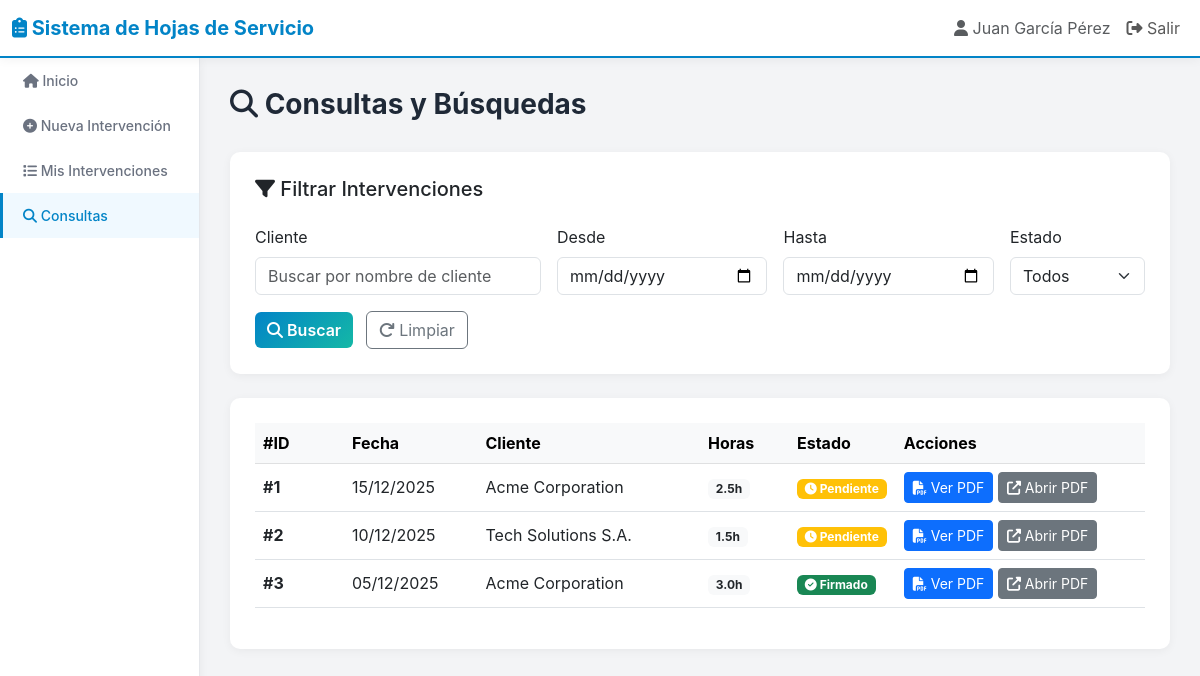
The app's page /dashboard.php?seccion=consultas (signed in), older data.
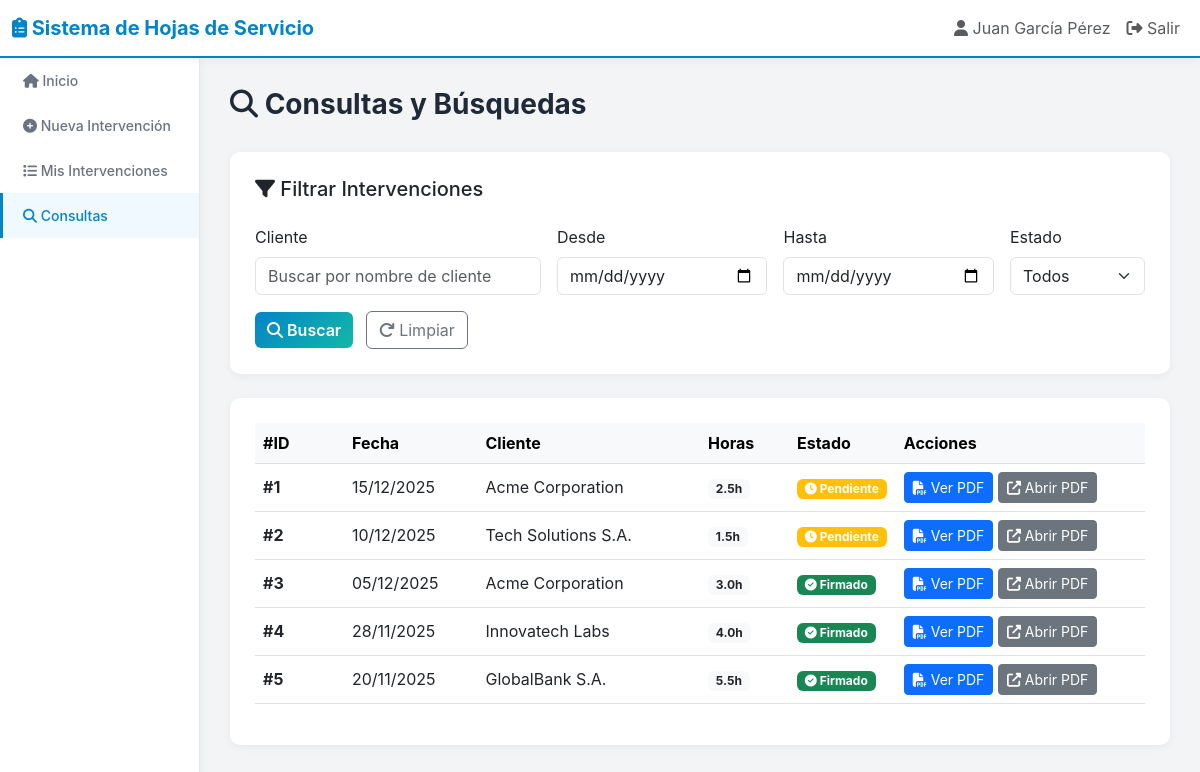
The same page, newer data.
### tables this page shows
CREATE TABLE IF NOT EXISTS intervenciones (
    id INT PRIMARY KEY AUTO_INCREMENT,
    fecha DATE NOT NULL,
    cliente VARCHAR(150) NOT NULL,
    descripcion TEXT NOT NULL,
    responsable_trabajador VARCHAR(100) NOT NULL,
    responsable_cliente VARCHAR(100),
    horas_ocupadas DECIMAL(6,2) NOT NULL,
    estado ENUM('pendiente', 'firmado') DEFAULT 'pendiente',
    pdf_path VARCHAR(255),
    firma_base64 LONGTEXT,
    notas_adicionales TEXT,
    usuario_id INT,
    created_at TIMESTAMP DEFAULT CURRENT_TIMESTAMP,
    updated_at TIMESTAMP DEFAULT CURRENT_TIMESTAMP ON UPDATE CURRENT_TIMESTAMP,
    FOREIGN KEY (usuario_id) REFERENCES usuarios(id) ON DELETE SET NULL,
    INDEX idx_cliente (cliente),
    INDEX idx_fecha (fecha),
    INDEX idx_estado (estado),
    INDEX idx_usuario_id (usuario_id)
);

### php/auth.php (called while the page is built, shortened)
<?php
function getCurrentUser() {
    return [
        'id' => $_SESSION['user_id'] ?? null,
        'username' => $_SESSION['username'] ?? null,
        'nombre' => $_SESSION['nombre'] ?? null,
        'tipo' => $_SESSION['tipo'] ?? null,
    ];
}
?>

### php/interventions.php (called while the page is built, shortened)
<?php
function getAllInterventions($pdo, $filters = []) {
    $query = "SELECT i.*, u.nombre as usuario_nombre FROM intervenciones i
              LEFT JOIN usuarios u ON i.usuario_id = u.id
              WHERE 1=1";
    $params = [];
    if (!empty($filters['usuario_id'])) {
        $query .= " AND i.usuario_id = ?";
        $params[] = $filters['usuario_id'];
    }
    $query .= " ORDER BY i.fecha DESC, i.id DESC";
    $stmt = $pdo->prepare($query);
    $stmt->execute($params);
    return $stmt->fetchAll();
}
?>

### dashboard.php (the view, shortened to what this page needs)
<?php
require_once 'config/database.php';
require_once 'php/auth.php';
require_once 'php/interventions.php';
$user = getCurrentUser();
if (isset($_POST['create_intervention'])) {
    $activeSection = 'nueva-intervencion';
} elseif (isset($_GET['search_cliente']) || isset($_GET['search_fecha_inicio']) || isset($_GET['search_fecha_fin']) || isset($_GET['search_estado']) || isset($_GET['seccion'])) {
    $activeSection = $_GET['seccion'] ?? 'consultas';
} else {
    $activeSection = 'inicio';
}
?>
<!DOCTYPE html>
<html lang="es">
<head>
    <link href="https://cdn.jsdelivr.net/npm/bootstrap@5.3.0/dist/css/bootstrap.min.css" rel="stylesheet">
    <link href="https://cdnjs.cloudflare.com/ajax/libs/font-awesome/6.4.0/css/all.min.css" rel="stylesheet">
</head>
<body>
    <nav class="navbar navbar-expand-lg navbar-light sticky-top">
        <div class="container-fluid">
            <span class="navbar-brand">
                <i class="fas fa-clipboard-list"></i> <?php echo htmlspecialchars(APP_NAME); ?>
            </span>
            <div class="collapse navbar-collapse" id="navbarNav">
                <ul class="navbar-nav ms-auto">
                    <li class="nav-item">
                        <span class="nav-link text-muted">
                            <i class="fas fa-user"></i> <?php echo htmlspecialchars($user['nombre']); ?>
                        </span>
                    </li>
                    <li class="nav-item">
                        <a class="nav-link" href="php/logout.php">
                            <i class="fas fa-sign-out-alt"></i> Salir
                        </a>
                    </li>
                </ul>
            </div>
        </div>
    </nav>
    <div class="container-fluid">
        <div class="row">
            <div class="col-md-3 col-lg-2 sidebar p-0">
                <nav class="nav flex-column">
                    <a class="nav-link <?php echo $activeSection === 'inicio' ? 'active' : ''; ?>" href="#" onclick="showSection('inicio', event)">
                        <i class="fas fa-home"></i> Inicio
                    </a>
                    <a class="nav-link <?php echo $activeSection === 'nueva-intervencion' ? 'active' : ''; ?>" href="#" onclick="showSection('nueva-intervencion', event)">
                        <i class="fas fa-plus-circle"></i> Nueva Intervención
                    </a>
                    <a class="nav-link <?php echo $activeSection === 'mis-intervenciones' ? 'active' : ''; ?>" href="#" onclick="showSection('mis-intervenciones', event)">
                        <i class="fas fa-list"></i> Mis Intervenciones
                    </a>
                    <a class="nav-link <?php echo $activeSection === 'consultas' ? 'active' : ''; ?>" href="#" onclick="showSection('consultas', event)">
                        <i class="fas fa-search"></i> Consultas
                    </a>
                </nav>
            </div>
            <div class="col-md-9 col-lg-10 main-content">
                        <?php
                        $userInterventions = getAllInterventions($pdo, ['usuario_id' => $user['id']]);
                        ?>
                <div id="consultas" class="page-section <?php echo $activeSection === 'consultas' ? 'active' : ''; ?>">
                    <h1 class="page-title"><i class="fas fa-search"></i> Consultas y Búsquedas</h1>
                    <div class="form-section">
                        <h5 class="mb-4"><i class="fas fa-filter"></i> Filtrar Intervenciones</h5>
                        <form method="GET" class="row g-3">
                            <div class="col-md-4">
                                <label class="form-label">Cliente</label>
                                <input type="text" name="search_cliente" class="form-control" placeholder="Buscar por nombre de cliente" value="<?php echo htmlspecialchars($_GET['search_cliente'] ?? ''); ?>">
                            </div>
                            <div class="col-md-3">
                                <label class="form-label">Desde</label>
                                <input type="date" name="search_fecha_inicio" class="form-control" value="<?php echo htmlspecialchars($_GET['search_fecha_inicio'] ?? ''); ?>">
                            </div>
                            <div class="col-md-3">
                                <label class="form-label">Hasta</label>
                                <input type="date" name="search_fecha_fin" class="form-control" value="<?php echo htmlspecialchars($_GET['search_fecha_fin'] ?? ''); ?>">
                            </div>
                            <div class="col-md-2">
                                <label class="form-label">Estado</label>
                                <select name="search_estado" class="form-select">
                                    <option value="">Todos</option>
                                </select>
                            </div>
                            <div class="col-12">
                                <button type="submit" class="btn btn-primary-custom me-2">
                                    <i class="fas fa-search"></i> Buscar
                                </button>
                                <button type="button" class="btn btn-outline-secondary" onclick="limpiarBusqueda()">
                                    <i class="fas fa-redo"></i> Limpiar
                                </button>
                            </div>
                        </form>
                    </div>
                    <div class="form-section mt-4">
                        <?php
                        $searchFilters = [];
                        $hasSearch = false;
                        $searchFilters['usuario_id'] = $user['id'];
                        $searchResults = getAllInterventions($pdo, $searchFilters);
                        ?>
                        <?php if (empty($searchResults) && $hasSearch): ?>
                            <div class="alert alert-info">
                                <i class="fas fa-info-circle"></i> No se encontraron intervenciones que coincidan con los criterios de búsqueda.
                            </div>
                        <?php elseif (!empty($searchResults)): ?>
                            <div class="table-responsive">
                                <table class="table table-hover align-middle">
                                    <thead class="table-light">
                                        <tr>
                                            <th style="width: 10%">#ID</th>
                                            <th style="width: 15%">Fecha</th>
                                            <th style="width: 25%">Cliente</th>
                                            <th style="width: 10%">Horas</th>
                                            <th style="width: 12%">Estado</th>
                                            <th style="width: 28%">Acciones</th>
                                        </tr>
                                    </thead>
                                    <tbody>
                                        <?php foreach ($searchResults as $intervention): ?>
                                        <tr>
                                            <td><strong>#<?php echo $intervention['id']; ?></strong></td>
                                            <td><?php echo (new DateTime($intervention['fecha']))->format('d/m/Y'); ?></td>
                                            <td><?php echo htmlspecialchars($intervention['cliente']); ?></td>
                                            <td>
                                                <span class="badge bg-light text-dark">
                                                    <?php echo number_format($intervention['horas_ocupadas'], 1); ?>h
                                                </span>
                                            </td>
                                            <td>
                                                <?php if ($intervention['estado'] === 'firmado'): ?>
                                                    <span class="badge bg-success"><i class="fas fa-check-circle"></i> Firmado</span>
                                                <?php else: ?>
                                                    <span class="badge bg-warning"><i class="fas fa-clock"></i> Pendiente</span>
                                                <?php endif; ?>
                                            </td>
                                            <td>
                                                <button class="btn btn-sm btn-primary" onclick="abrirPDFModal(<?php echo $intervention['id']; ?>)">
                                                    <i class="fas fa-file-pdf"></i> Ver PDF
                                                </button>
                                                <a href="view_pdf.php?id=<?php echo $intervention['id']; ?>" target="_blank" class="btn btn-sm btn-secondary">
                                                    <i class="fas fa-external-link-alt"></i> Abrir PDF
                                                </a>
                                            </td>
                                        </tr>
                                        <?php endforeach; ?>
                                    </tbody>
                                </table>
                            </div>
                        <?php elseif (!$hasSearch): ?>
                            <div class="alert alert-secondary">
                                <i class="fas fa-search"></i> Usa los filtros arriba para buscar intervenciones.
                            </div>
                        <?php endif; ?>
                    </div>
                </div>
            </div>
        </div>
    </div>
</body>
</html>

### dashboard.php (style rules this page uses)
:root { --primary-color: #0284C7; --secondary-color: #14B8A6; --danger-color: #EF4444; --success-color: #10B981; --warning-color: #F59E0B; }
body { background-color: #F3F4F6; font-family: 'Inter', -apple-system, BlinkMacSystemFont, 'Segoe UI', sans-serif; }
.navbar { background: white; box-shadow: 0 2px 10px rgba(0, 0, 0, 0.05); border-bottom: 2px solid var(--primary-color); }
.navbar-brand { font-weight: 700; color: var(--primary-color) !important; font-size: 20px; }
.sidebar { background: white; box-shadow: 0 2px 10px rgba(0, 0, 0, 0.05); min-height: calc(100vh - 60px); border-right: 1px solid #E5E7EB; }
.sidebar .nav-link { color: #6B7280; padding: 12px 20px; border-left: 3px solid transparent; transition: all 0.3s ease; font-size: 14px; font-weight: 500; }
.sidebar .nav-link:hover, .sidebar .nav-link.active { background-color: #F0F9FF; color: var(--primary-color); border-left-color: var(--primary-color); }
.main-content { padding: 30px; }
.page-section { display: none; }
.page-section.active { display: block; }
.btn-primary-custom { background: linear-gradient(135deg, var(--primary-color) 0%, var(--secondary-color) 100%); border: none; color: white; font-weight: 600; transition: all 0.3s ease; }
.page-title { color: #1F2937; font-weight: 700; margin-bottom: 30px; font-size: 28px; }
.form-section { background: white; border-radius: 10px; padding: 25px; box-shadow: 0 2px 10px rgba(0, 0, 0, 0.05); margin-bottom: 20px; }

Row changes from the older to the newer data that the page shows:
added intervenciones: id "4", fecha "28/11/2025", cliente "Innovatech Labs", horas_ocupadas "4.0", estado "firmado" (drawn)
added intervenciones: id "5", fecha "20/11/2025", cliente "GlobalBank S.A.", horas_ocupadas "5.5", estado "firmado" (drawn)
